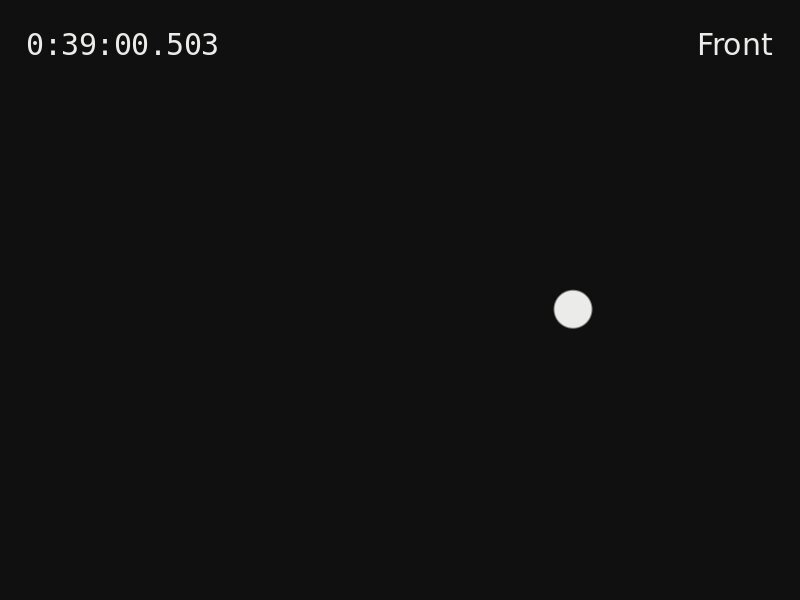
#> input picture nbs/data/ball_0.jpg, 800 x 600 px
$ jupyter execute detector.ipynb   (shell and % lines are left out)
#> lines starting #> are read from the running program, lines starting #| are printed output that depends on the picture; after the words box and inside, x2 and y2 are one past the last pixel; in counts of white or black regions, pixels touching at a corner belong together
[cell 1]
# | hide

[cell 2]
# | hide
# skip_showdoc: true to avoid running cells when rendering docs, and skip_exec: true to skip this notebook when running tests.
# this should be a raw cell

[cell 3]
# | hide
from nbdev.showdoc import *
from nbdev.showdoc import *

## Ball detector
> here ...

[cell 4]
from PIL import Image
from IPython.display import display

[cell 5]
# get current working dir
import os

current_working_dir = os.getcwd()
print(current_working_dir)

[cell 6]
img = Image.open('../data/ball_0.jpg')
#> img is the input picture: PIL image 800x600 RGB; mean R, G, B 17.3, 17.3, 17.3
display(img)

[cell 7]
import cv2
import numpy as np

img = cv2.imread('../data/ball_5.jpg')
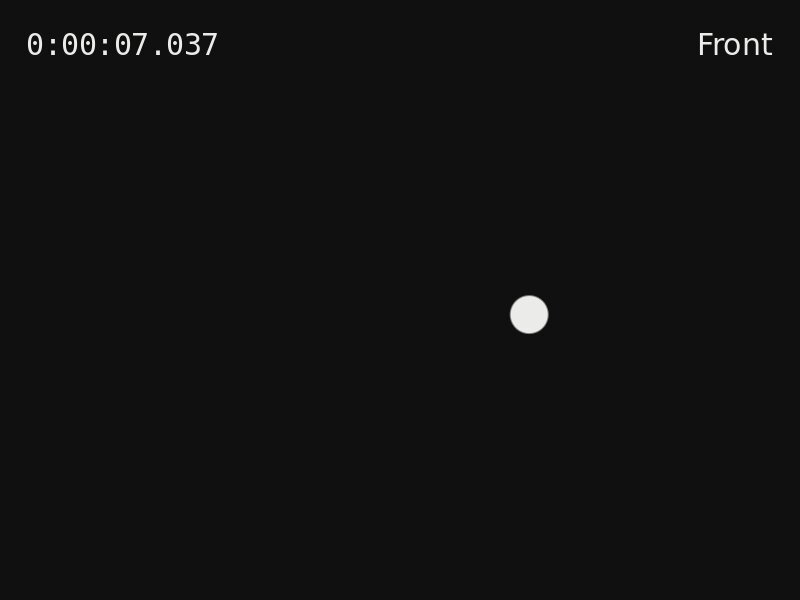
#> input picture nbs/data/ball_5.jpg, 800 x 600 px
#> img is the input picture: shape (600, 800, 3); mean B, G, R 17.2, 17.3, 17.3
gray_img = (cv2.cvtColor(img, cv2.COLOR_BGR2GRAY))
a = gray_img.max()
#> a = 255
_, thresh = cv2.threshold(gray_img, a/2+60, a, cv2.THRESH_BINARY)
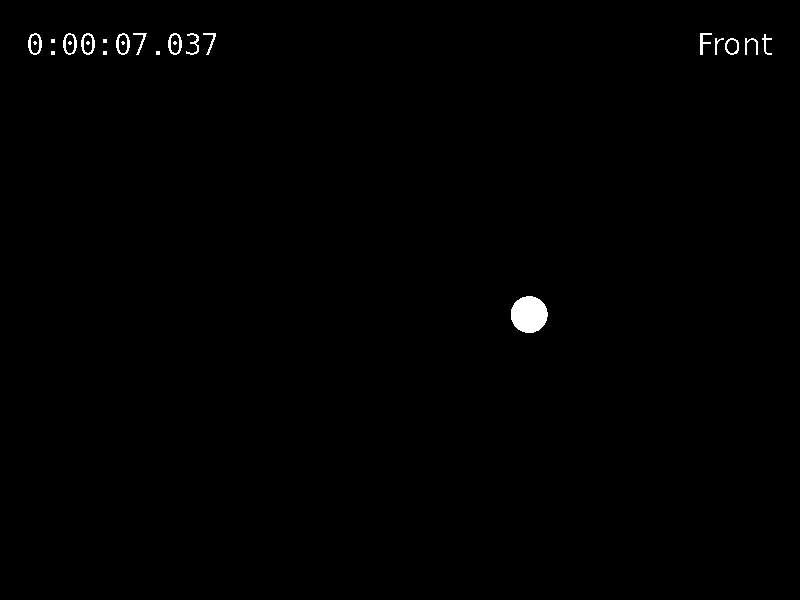
#> thresh: shape (600, 800); 0.51% white; 24 white regions (10 under 20 px), largest, box (x1, y1, x2, y2) and area: (511, 296, 548, 333) 1071, (81, 33, 95, 55) 123, (168, 33, 182, 55) 122
cv2.imshow("thresh", thresh)

kernel = np.ones((6,6),np.uint8)
thresh0 = cv2.morphologyEx(thresh, cv2.MORPH_OPEN, kernel)
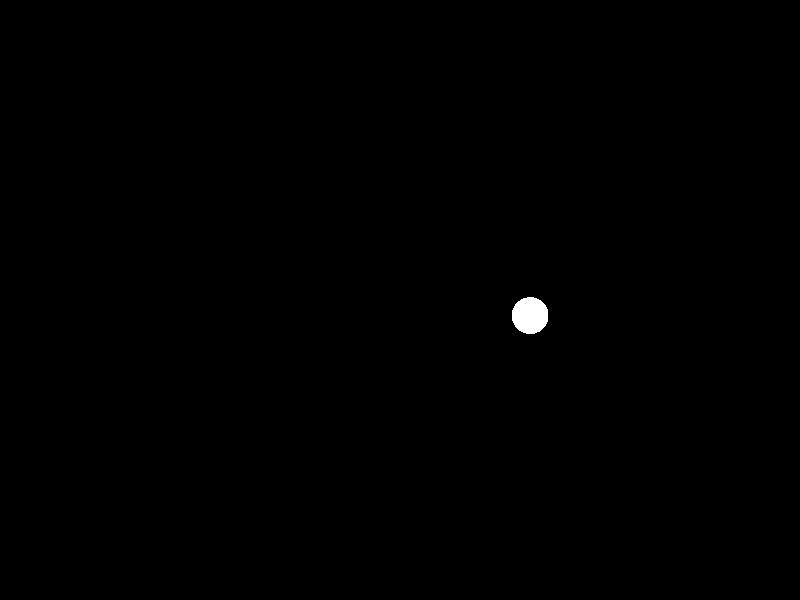
#> thresh0: shape (600, 800); 0.22% white; 1 white region
# thresh0 = cv2.morphologyEx(thresh0, cv2.MORPH_DILATE, kernel,iterations=3)

cv2.imshow("thresh0", thresh0)
contours, hierarchy = cv2.findContours(thresh0, mode=cv2.RETR_TREE, method=cv2.CHAIN_APPROX_NONE)
#> contours = 1 contour; box (x1, y1, x2, y2) and area: (512, 297, 548, 334) 1014
contours = sorted(contours, key = cv2.contourArea, reverse = True)
rects = []
for c in contours:
    perimeter = cv2.arcLength(c,True)
    x, y, w, h = cv2.boundingRect(c)
    rects.append([x, y, w, h])
    # if perimeter > 60 and perimeter < 150:
    #     print(perimeter)
    cv2.rectangle(img,(x,y), (x+w,y+h), (0,0,255), 2)
#> this loop made 1 pass
#> (perimeter, x, y, w, h) on pass 1: (118.6, 512, 297, 36, 37)
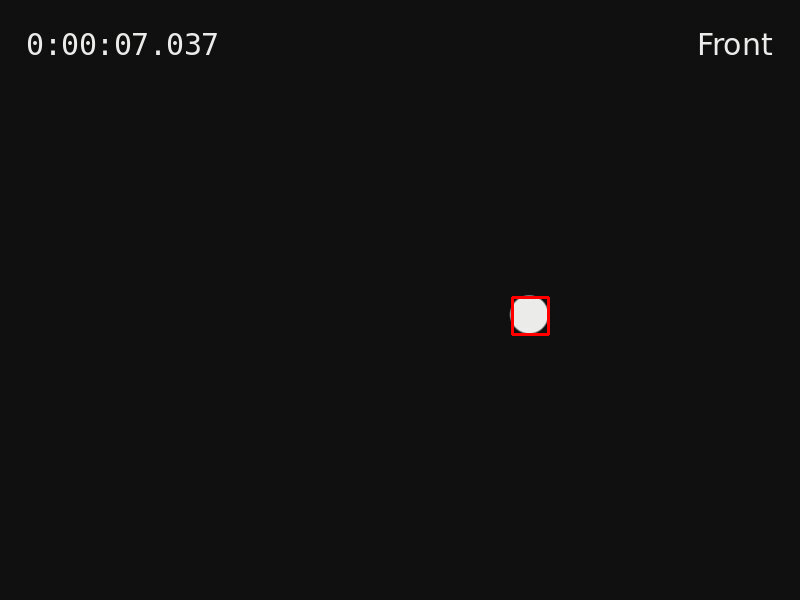
#> img: shape (600, 800, 3); 0.09% of pixels changed, all inside (x1, y1, x2, y2) = (511, 296, 550, 336)
#> after the loop, rects = [[512, 297, 36, 37]]
print(contours[0].shape)
#| (102, 1, 2)
image_copy = img.copy()
# final_image = cv2.drawContours(image_copy, contours, contourIdx=-1, color=(0,255,0), thickness=2)
cv2.imshow("image", image_copy)
cv2.waitKey(0)
cv2.destroyAllWindows()
